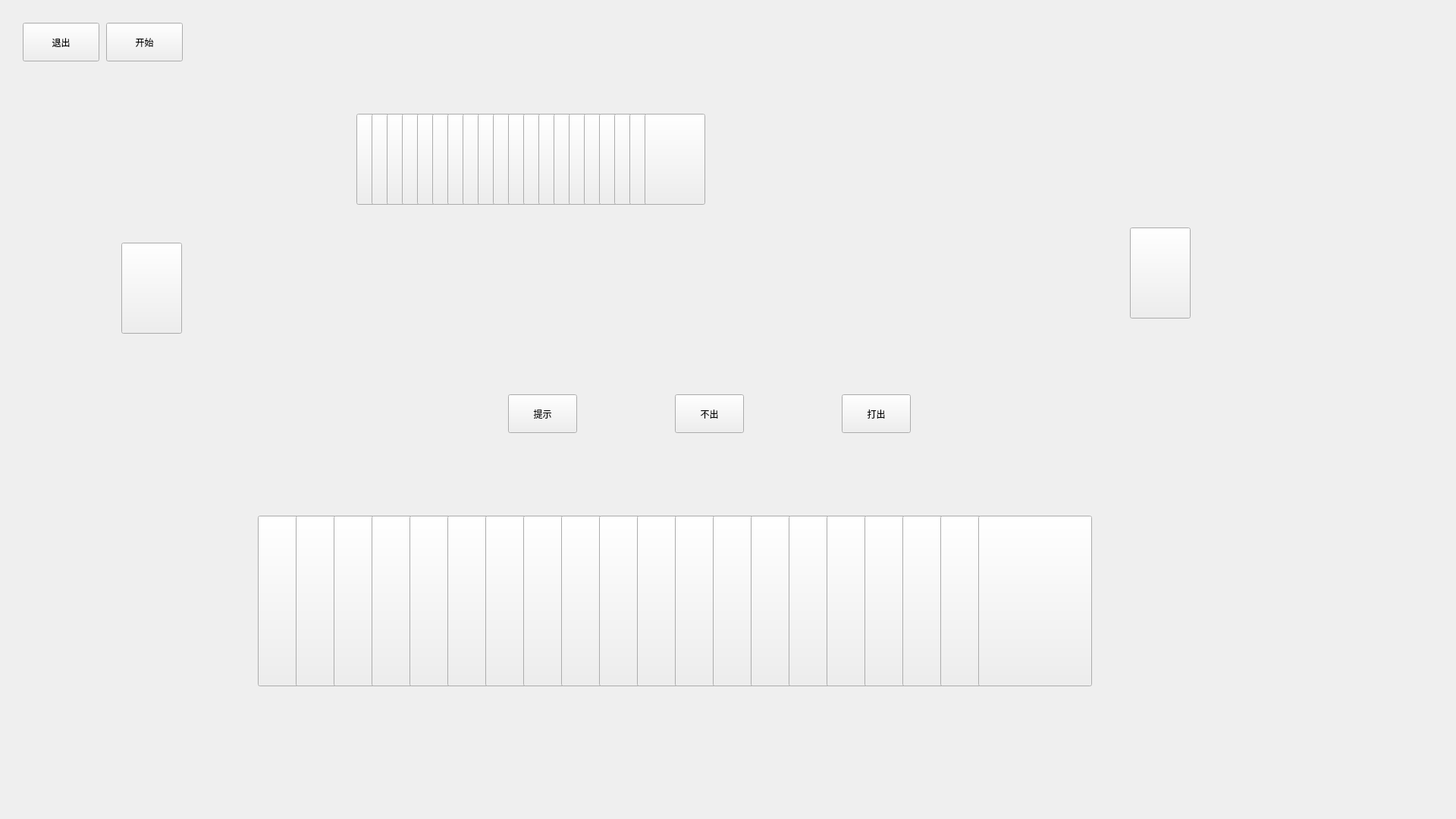
<?xml version="1.0" encoding="UTF-8"?>
<ui version="4.0">
 <class>play</class>
 <widget class="QWidget" name="play">
  <property name="geometry">
   <rect>
    <x>0</x>
    <y>0</y>
    <width>1920</width>
    <height>1080</height>
   </rect>
  </property>
  <property name="windowTitle">
   <string>Form</string>
  </property>
  <widget class="QPushButton" name="exit">
   <property name="geometry">
    <rect>
     <x>30</x>
     <y>30</y>
     <width>101</width>
     <height>51</height>
    </rect>
   </property>
   <property name="text">
    <string>退出</string>
   </property>
  </widget>
  <widget class="QPushButton" name="restart">
   <property name="geometry">
    <rect>
     <x>140</x>
     <y>30</y>
     <width>101</width>
     <height>51</height>
    </rect>
   </property>
   <property name="text">
    <string>开始</string>
   </property>
  </widget>
  <widget class="QPushButton" name="button_19">
   <property name="enabled">
    <bool>true</bool>
   </property>
   <property name="geometry">
    <rect>
     <x>340</x>
     <y>680</y>
     <width>150</width>
     <height>225</height>
    </rect>
   </property>
   <property name="cursor">
    <cursorShape>PointingHandCursor</cursorShape>
   </property>
   <property name="styleSheet">
    <string notr="true"/>
   </property>
   <property name="text">
    <string/>
   </property>
   <property name="iconSize">
    <size>
     <width>150</width>
     <height>225</height>
    </size>
   </property>
   <property name="autoDefault">
    <bool>false</bool>
   </property>
   <attribute name="buttonGroup">
    <string notr="true">cardsGroup</string>
   </attribute>
  </widget>
  <widget class="QPushButton" name="button_18">
   <property name="enabled">
    <bool>true</bool>
   </property>
   <property name="geometry">
    <rect>
     <x>390</x>
     <y>680</y>
     <width>150</width>
     <height>225</height>
    </rect>
   </property>
   <property name="cursor">
    <cursorShape>PointingHandCursor</cursorShape>
   </property>
   <property name="text">
    <string/>
   </property>
   <property name="iconSize">
    <size>
     <width>150</width>
     <height>225</height>
    </size>
   </property>
   <property name="autoDefault">
    <bool>false</bool>
   </property>
   <attribute name="buttonGroup">
    <string notr="true">cardsGroup</string>
   </attribute>
  </widget>
  <widget class="QPushButton" name="button_17">
   <property name="enabled">
    <bool>true</bool>
   </property>
   <property name="geometry">
    <rect>
     <x>440</x>
     <y>680</y>
     <width>150</width>
     <height>225</height>
    </rect>
   </property>
   <property name="cursor">
    <cursorShape>PointingHandCursor</cursorShape>
   </property>
   <property name="text">
    <string/>
   </property>
   <property name="iconSize">
    <size>
     <width>150</width>
     <height>225</height>
    </size>
   </property>
   <property name="autoDefault">
    <bool>false</bool>
   </property>
   <attribute name="buttonGroup">
    <string notr="true">cardsGroup</string>
   </attribute>
  </widget>
  <widget class="QPushButton" name="button_16">
   <property name="enabled">
    <bool>true</bool>
   </property>
   <property name="geometry">
    <rect>
     <x>490</x>
     <y>680</y>
     <width>150</width>
     <height>225</height>
    </rect>
   </property>
   <property name="cursor">
    <cursorShape>PointingHandCursor</cursorShape>
   </property>
   <property name="text">
    <string/>
   </property>
   <property name="iconSize">
    <size>
     <width>150</width>
     <height>225</height>
    </size>
   </property>
   <property name="autoDefault">
    <bool>false</bool>
   </property>
   <attribute name="buttonGroup">
    <string notr="true">cardsGroup</string>
   </attribute>
  </widget>
  <widget class="QPushButton" name="button_15">
   <property name="enabled">
    <bool>true</bool>
   </property>
   <property name="geometry">
    <rect>
     <x>540</x>
     <y>680</y>
     <width>150</width>
     <height>225</height>
    </rect>
   </property>
   <property name="cursor">
    <cursorShape>PointingHandCursor</cursorShape>
   </property>
   <property name="text">
    <string/>
   </property>
   <property name="iconSize">
    <size>
     <width>150</width>
     <height>225</height>
    </size>
   </property>
   <property name="autoDefault">
    <bool>false</bool>
   </property>
   <attribute name="buttonGroup">
    <string notr="true">cardsGroup</string>
   </attribute>
  </widget>
  <widget class="QPushButton" name="button_14">
   <property name="enabled">
    <bool>true</bool>
   </property>
   <property name="geometry">
    <rect>
     <x>590</x>
     <y>680</y>
     <width>150</width>
     <height>225</height>
    </rect>
   </property>
   <property name="cursor">
    <cursorShape>PointingHandCursor</cursorShape>
   </property>
   <property name="text">
    <string/>
   </property>
   <property name="iconSize">
    <size>
     <width>150</width>
     <height>225</height>
    </size>
   </property>
   <property name="autoDefault">
    <bool>false</bool>
   </property>
   <attribute name="buttonGroup">
    <string notr="true">cardsGroup</string>
   </attribute>
  </widget>
  <widget class="QPushButton" name="button_13">
   <property name="enabled">
    <bool>true</bool>
   </property>
   <property name="geometry">
    <rect>
     <x>640</x>
     <y>680</y>
     <width>150</width>
     <height>225</height>
    </rect>
   </property>
   <property name="cursor">
    <cursorShape>PointingHandCursor</cursorShape>
   </property>
   <property name="text">
    <string/>
   </property>
   <property name="iconSize">
    <size>
     <width>150</width>
     <height>225</height>
    </size>
   </property>
   <property name="autoDefault">
    <bool>false</bool>
   </property>
   <attribute name="buttonGroup">
    <string notr="true">cardsGroup</string>
   </attribute>
  </widget>
  <widget class="QPushButton" name="button_12">
   <property name="enabled">
    <bool>true</bool>
   </property>
   <property name="geometry">
    <rect>
     <x>690</x>
     <y>680</y>
     <width>150</width>
     <height>225</height>
    </rect>
   </property>
   <property name="cursor">
    <cursorShape>PointingHandCursor</cursorShape>
   </property>
   <property name="text">
    <string/>
   </property>
   <property name="iconSize">
    <size>
     <width>150</width>
     <height>225</height>
    </size>
   </property>
   <property name="autoDefault">
    <bool>false</bool>
   </property>
   <attribute name="buttonGroup">
    <string notr="true">cardsGroup</string>
   </attribute>
  </widget>
  <widget class="QPushButton" name="button_11">
   <property name="enabled">
    <bool>true</bool>
   </property>
   <property name="geometry">
    <rect>
     <x>740</x>
     <y>680</y>
     <width>150</width>
     <height>225</height>
    </rect>
   </property>
   <property name="cursor">
    <cursorShape>PointingHandCursor</cursorShape>
   </property>
   <property name="text">
    <string/>
   </property>
   <property name="iconSize">
    <size>
     <width>150</width>
     <height>225</height>
    </size>
   </property>
   <property name="autoDefault">
    <bool>false</bool>
   </property>
   <attribute name="buttonGroup">
    <string notr="true">cardsGroup</string>
   </attribute>
  </widget>
  <widget class="QPushButton" name="button_10">
   <property name="enabled">
    <bool>true</bool>
   </property>
   <property name="geometry">
    <rect>
     <x>790</x>
     <y>680</y>
     <width>150</width>
     <height>225</height>
    </rect>
   </property>
   <property name="cursor">
    <cursorShape>PointingHandCursor</cursorShape>
   </property>
   <property name="text">
    <string/>
   </property>
   <property name="iconSize">
    <size>
     <width>150</width>
     <height>225</height>
    </size>
   </property>
   <property name="autoDefault">
    <bool>false</bool>
   </property>
   <attribute name="buttonGroup">
    <string notr="true">cardsGroup</string>
   </attribute>
  </widget>
  <widget class="QPushButton" name="button_9">
   <property name="enabled">
    <bool>true</bool>
   </property>
   <property name="geometry">
    <rect>
     <x>840</x>
     <y>680</y>
     <width>150</width>
     <height>225</height>
    </rect>
   </property>
   <property name="cursor">
    <cursorShape>PointingHandCursor</cursorShape>
   </property>
   <property name="text">
    <string/>
   </property>
   <property name="iconSize">
    <size>
     <width>150</width>
     <height>225</height>
    </size>
   </property>
   <property name="autoDefault">
    <bool>false</bool>
   </property>
   <attribute name="buttonGroup">
    <string notr="true">cardsGroup</string>
   </attribute>
  </widget>
  <widget class="QPushButton" name="button_8">
   <property name="enabled">
    <bool>true</bool>
   </property>
   <property name="geometry">
    <rect>
     <x>890</x>
     <y>680</y>
     <width>150</width>
     <height>225</height>
    </rect>
   </property>
   <property name="cursor">
    <cursorShape>PointingHandCursor</cursorShape>
   </property>
   <property name="text">
    <string/>
   </property>
   <property name="iconSize">
    <size>
     <width>150</width>
     <height>225</height>
    </size>
   </property>
   <property name="autoDefault">
    <bool>false</bool>
   </property>
   <attribute name="buttonGroup">
    <string notr="true">cardsGroup</string>
   </attribute>
  </widget>
  <widget class="QPushButton" name="button_7">
   <property name="enabled">
    <bool>true</bool>
   </property>
   <property name="geometry">
    <rect>
     <x>940</x>
     <y>680</y>
     <width>150</width>
     <height>225</height>
    </rect>
   </property>
   <property name="cursor">
    <cursorShape>PointingHandCursor</cursorShape>
   </property>
   <property name="text">
    <string/>
   </property>
   <property name="iconSize">
    <size>
     <width>150</width>
     <height>225</height>
    </size>
   </property>
   <property name="autoDefault">
    <bool>false</bool>
   </property>
   <attribute name="buttonGroup">
    <string notr="true">cardsGroup</string>
   </attribute>
  </widget>
  <widget class="QPushButton" name="button_6">
   <property name="enabled">
    <bool>true</bool>
   </property>
   <property name="geometry">
    <rect>
     <x>990</x>
     <y>680</y>
     <width>150</width>
     <height>225</height>
    </rect>
   </property>
   <property name="cursor">
    <cursorShape>PointingHandCursor</cursorShape>
   </property>
   <property name="text">
    <string/>
   </property>
   <property name="iconSize">
    <size>
     <width>150</width>
     <height>225</height>
    </size>
   </property>
   <property name="autoDefault">
    <bool>false</bool>
   </property>
   <attribute name="buttonGroup">
    <string notr="true">cardsGroup</string>
   </attribute>
  </widget>
  <widget class="QPushButton" name="button_5">
   <property name="enabled">
    <bool>true</bool>
   </property>
   <property name="geometry">
    <rect>
     <x>1040</x>
     <y>680</y>
     <width>150</width>
     <height>225</height>
    </rect>
   </property>
   <property name="cursor">
    <cursorShape>PointingHandCursor</cursorShape>
   </property>
   <property name="text">
    <string/>
   </property>
   <property name="iconSize">
    <size>
     <width>150</width>
     <height>225</height>
    </size>
   </property>
   <property name="autoDefault">
    <bool>false</bool>
   </property>
   <attribute name="buttonGroup">
    <string notr="true">cardsGroup</string>
   </attribute>
  </widget>
  <widget class="QPushButton" name="button_4">
   <property name="enabled">
    <bool>true</bool>
   </property>
   <property name="geometry">
    <rect>
     <x>1090</x>
     <y>680</y>
     <width>150</width>
     <height>225</height>
    </rect>
   </property>
   <property name="cursor">
    <cursorShape>PointingHandCursor</cursorShape>
   </property>
   <property name="text">
    <string/>
   </property>
   <property name="iconSize">
    <size>
     <width>150</width>
     <height>225</height>
    </size>
   </property>
   <property name="autoDefault">
    <bool>false</bool>
   </property>
   <attribute name="buttonGroup">
    <string notr="true">cardsGroup</string>
   </attribute>
  </widget>
  <widget class="QPushButton" name="button_3">
   <property name="enabled">
    <bool>true</bool>
   </property>
   <property name="geometry">
    <rect>
     <x>1140</x>
     <y>680</y>
     <width>150</width>
     <height>225</height>
    </rect>
   </property>
   <property name="cursor">
    <cursorShape>PointingHandCursor</cursorShape>
   </property>
   <property name="text">
    <string/>
   </property>
   <property name="iconSize">
    <size>
     <width>150</width>
     <height>225</height>
    </size>
   </property>
   <property name="autoDefault">
    <bool>false</bool>
   </property>
   <attribute name="buttonGroup">
    <string notr="true">cardsGroup</string>
   </attribute>
  </widget>
  <widget class="QPushButton" name="button_2">
   <property name="enabled">
    <bool>true</bool>
   </property>
   <property name="geometry">
    <rect>
     <x>1190</x>
     <y>680</y>
     <width>150</width>
     <height>225</height>
    </rect>
   </property>
   <property name="cursor">
    <cursorShape>PointingHandCursor</cursorShape>
   </property>
   <property name="text">
    <string/>
   </property>
   <property name="iconSize">
    <size>
     <width>150</width>
     <height>225</height>
    </size>
   </property>
   <property name="autoDefault">
    <bool>false</bool>
   </property>
   <attribute name="buttonGroup">
    <string notr="true">cardsGroup</string>
   </attribute>
  </widget>
  <widget class="QPushButton" name="button_1">
   <property name="enabled">
    <bool>true</bool>
   </property>
   <property name="geometry">
    <rect>
     <x>1240</x>
     <y>680</y>
     <width>150</width>
     <height>225</height>
    </rect>
   </property>
   <property name="cursor">
    <cursorShape>PointingHandCursor</cursorShape>
   </property>
   <property name="text">
    <string/>
   </property>
   <property name="iconSize">
    <size>
     <width>150</width>
     <height>225</height>
    </size>
   </property>
   <property name="autoDefault">
    <bool>false</bool>
   </property>
   <attribute name="buttonGroup">
    <string notr="true">cardsGroup</string>
   </attribute>
  </widget>
  <widget class="QPushButton" name="button_0">
   <property name="enabled">
    <bool>true</bool>
   </property>
   <property name="geometry">
    <rect>
     <x>1290</x>
     <y>680</y>
     <width>150</width>
     <height>225</height>
    </rect>
   </property>
   <property name="cursor">
    <cursorShape>PointingHandCursor</cursorShape>
   </property>
   <property name="layoutDirection">
    <enum>Qt::LeftToRight</enum>
   </property>
   <property name="autoFillBackground">
    <bool>false</bool>
   </property>
   <property name="text">
    <string/>
   </property>
   <property name="iconSize">
    <size>
     <width>150</width>
     <height>225</height>
    </size>
   </property>
   <property name="checkable">
    <bool>false</bool>
   </property>
   <property name="autoDefault">
    <bool>false</bool>
   </property>
   <attribute name="buttonGroup">
    <string notr="true">cardsGroup</string>
   </attribute>
  </widget>
  <widget class="QPushButton" name="deal">
   <property name="geometry">
    <rect>
     <x>1110</x>
     <y>520</y>
     <width>91</width>
     <height>51</height>
    </rect>
   </property>
   <property name="text">
    <string>打出</string>
   </property>
  </widget>
  <widget class="QPushButton" name="prompt">
   <property name="geometry">
    <rect>
     <x>670</x>
     <y>520</y>
     <width>91</width>
     <height>51</height>
    </rect>
   </property>
   <property name="text">
    <string>提示</string>
   </property>
  </widget>
  <widget class="QPushButton" name="button_20">
   <property name="enabled">
    <bool>true</bool>
   </property>
   <property name="geometry">
    <rect>
     <x>470</x>
     <y>150</y>
     <width>80</width>
     <height>120</height>
    </rect>
   </property>
   <property name="cursor">
    <cursorShape>PointingHandCursor</cursorShape>
   </property>
   <property name="text">
    <string/>
   </property>
   <property name="iconSize">
    <size>
     <width>80</width>
     <height>120</height>
    </size>
   </property>
   <property name="autoDefault">
    <bool>false</bool>
   </property>
  </widget>
  <widget class="QPushButton" name="button_21">
   <property name="enabled">
    <bool>true</bool>
   </property>
   <property name="geometry">
    <rect>
     <x>490</x>
     <y>150</y>
     <width>80</width>
     <height>120</height>
    </rect>
   </property>
   <property name="cursor">
    <cursorShape>PointingHandCursor</cursorShape>
   </property>
   <property name="text">
    <string/>
   </property>
   <property name="iconSize">
    <size>
     <width>80</width>
     <height>120</height>
    </size>
   </property>
   <property name="autoDefault">
    <bool>false</bool>
   </property>
  </widget>
  <widget class="QPushButton" name="button_22">
   <property name="enabled">
    <bool>true</bool>
   </property>
   <property name="geometry">
    <rect>
     <x>510</x>
     <y>150</y>
     <width>80</width>
     <height>120</height>
    </rect>
   </property>
   <property name="cursor">
    <cursorShape>PointingHandCursor</cursorShape>
   </property>
   <property name="text">
    <string/>
   </property>
   <property name="iconSize">
    <size>
     <width>80</width>
     <height>120</height>
    </size>
   </property>
   <property name="autoDefault">
    <bool>false</bool>
   </property>
  </widget>
  <widget class="QPushButton" name="button_23">
   <property name="enabled">
    <bool>true</bool>
   </property>
   <property name="geometry">
    <rect>
     <x>530</x>
     <y>150</y>
     <width>80</width>
     <height>120</height>
    </rect>
   </property>
   <property name="cursor">
    <cursorShape>PointingHandCursor</cursorShape>
   </property>
   <property name="text">
    <string/>
   </property>
   <property name="iconSize">
    <size>
     <width>80</width>
     <height>120</height>
    </size>
   </property>
   <property name="autoDefault">
    <bool>false</bool>
   </property>
  </widget>
  <widget class="QPushButton" name="button_24">
   <property name="enabled">
    <bool>true</bool>
   </property>
   <property name="geometry">
    <rect>
     <x>550</x>
     <y>150</y>
     <width>80</width>
     <height>120</height>
    </rect>
   </property>
   <property name="cursor">
    <cursorShape>PointingHandCursor</cursorShape>
   </property>
   <property name="text">
    <string/>
   </property>
   <property name="iconSize">
    <size>
     <width>80</width>
     <height>120</height>
    </size>
   </property>
   <property name="autoDefault">
    <bool>false</bool>
   </property>
  </widget>
  <widget class="QPushButton" name="button_25">
   <property name="enabled">
    <bool>true</bool>
   </property>
   <property name="geometry">
    <rect>
     <x>570</x>
     <y>150</y>
     <width>80</width>
     <height>120</height>
    </rect>
   </property>
   <property name="cursor">
    <cursorShape>PointingHandCursor</cursorShape>
   </property>
   <property name="text">
    <string/>
   </property>
   <property name="iconSize">
    <size>
     <width>80</width>
     <height>120</height>
    </size>
   </property>
   <property name="autoDefault">
    <bool>false</bool>
   </property>
  </widget>
  <widget class="QPushButton" name="button_26">
   <property name="enabled">
    <bool>true</bool>
   </property>
   <property name="geometry">
    <rect>
     <x>590</x>
     <y>150</y>
     <width>80</width>
     <height>120</height>
    </rect>
   </property>
   <property name="cursor">
    <cursorShape>PointingHandCursor</cursorShape>
   </property>
   <property name="text">
    <string/>
   </property>
   <property name="iconSize">
    <size>
     <width>80</width>
     <height>120</height>
    </size>
   </property>
   <property name="autoDefault">
    <bool>false</bool>
   </property>
  </widget>
  <widget class="QPushButton" name="button_27">
   <property name="enabled">
    <bool>true</bool>
   </property>
   <property name="geometry">
    <rect>
     <x>610</x>
     <y>150</y>
     <width>80</width>
     <height>120</height>
    </rect>
   </property>
   <property name="cursor">
    <cursorShape>PointingHandCursor</cursorShape>
   </property>
   <property name="text">
    <string/>
   </property>
   <property name="iconSize">
    <size>
     <width>80</width>
     <height>120</height>
    </size>
   </property>
   <property name="autoDefault">
    <bool>false</bool>
   </property>
  </widget>
  <widget class="QPushButton" name="button_28">
   <property name="enabled">
    <bool>true</bool>
   </property>
   <property name="geometry">
    <rect>
     <x>630</x>
     <y>150</y>
     <width>80</width>
     <height>120</height>
    </rect>
   </property>
   <property name="cursor">
    <cursorShape>PointingHandCursor</cursorShape>
   </property>
   <property name="text">
    <string/>
   </property>
   <property name="iconSize">
    <size>
     <width>80</width>
     <height>120</height>
    </size>
   </property>
   <property name="autoDefault">
    <bool>false</bool>
   </property>
  </widget>
  <widget class="QPushButton" name="button_29">
   <property name="enabled">
    <bool>true</bool>
   </property>
   <property name="geometry">
    <rect>
     <x>650</x>
     <y>150</y>
     <width>80</width>
     <height>120</height>
    </rect>
   </property>
   <property name="maximumSize">
    <size>
     <width>106</width>
     <height>150</height>
    </size>
   </property>
   <property name="cursor">
    <cursorShape>PointingHandCursor</cursorShape>
   </property>
   <property name="layoutDirection">
    <enum>Qt::LeftToRight</enum>
   </property>
   <property name="autoFillBackground">
    <bool>false</bool>
   </property>
   <property name="text">
    <string/>
   </property>
   <property name="iconSize">
    <size>
     <width>80</width>
     <height>120</height>
    </size>
   </property>
   <property name="checkable">
    <bool>false</bool>
   </property>
   <property name="autoDefault">
    <bool>false</bool>
   </property>
  </widget>
  <widget class="QPushButton" name="button_30">
   <property name="enabled">
    <bool>true</bool>
   </property>
   <property name="geometry">
    <rect>
     <x>670</x>
     <y>150</y>
     <width>80</width>
     <height>120</height>
    </rect>
   </property>
   <property name="cursor">
    <cursorShape>PointingHandCursor</cursorShape>
   </property>
   <property name="styleSheet">
    <string notr="true"/>
   </property>
   <property name="text">
    <string/>
   </property>
   <property name="iconSize">
    <size>
     <width>80</width>
     <height>120</height>
    </size>
   </property>
   <property name="autoDefault">
    <bool>false</bool>
   </property>
  </widget>
  <widget class="QPushButton" name="button_31">
   <property name="enabled">
    <bool>true</bool>
   </property>
   <property name="geometry">
    <rect>
     <x>690</x>
     <y>150</y>
     <width>80</width>
     <height>120</height>
    </rect>
   </property>
   <property name="cursor">
    <cursorShape>PointingHandCursor</cursorShape>
   </property>
   <property name="text">
    <string/>
   </property>
   <property name="iconSize">
    <size>
     <width>80</width>
     <height>120</height>
    </size>
   </property>
   <property name="autoDefault">
    <bool>false</bool>
   </property>
  </widget>
  <widget class="QPushButton" name="button_32">
   <property name="enabled">
    <bool>true</bool>
   </property>
   <property name="geometry">
    <rect>
     <x>710</x>
     <y>150</y>
     <width>80</width>
     <height>120</height>
    </rect>
   </property>
   <property name="cursor">
    <cursorShape>PointingHandCursor</cursorShape>
   </property>
   <property name="text">
    <string/>
   </property>
   <property name="iconSize">
    <size>
     <width>80</width>
     <height>120</height>
    </size>
   </property>
   <property name="autoDefault">
    <bool>false</bool>
   </property>
  </widget>
  <widget class="QPushButton" name="button_33">
   <property name="enabled">
    <bool>true</bool>
   </property>
   <property name="geometry">
    <rect>
     <x>730</x>
     <y>150</y>
     <width>80</width>
     <height>120</height>
    </rect>
   </property>
   <property name="cursor">
    <cursorShape>PointingHandCursor</cursorShape>
   </property>
   <property name="text">
    <string/>
   </property>
   <property name="iconSize">
    <size>
     <width>80</width>
     <height>120</height>
    </size>
   </property>
   <property name="autoDefault">
    <bool>false</bool>
   </property>
  </widget>
  <widget class="QPushButton" name="button_34">
   <property name="enabled">
    <bool>true</bool>
   </property>
   <property name="geometry">
    <rect>
     <x>750</x>
     <y>150</y>
     <width>80</width>
     <height>120</height>
    </rect>
   </property>
   <property name="cursor">
    <cursorShape>PointingHandCursor</cursorShape>
   </property>
   <property name="text">
    <string/>
   </property>
   <property name="iconSize">
    <size>
     <width>80</width>
     <height>120</height>
    </size>
   </property>
   <property name="autoDefault">
    <bool>false</bool>
   </property>
  </widget>
  <widget class="QPushButton" name="button_35">
   <property name="enabled">
    <bool>true</bool>
   </property>
   <property name="geometry">
    <rect>
     <x>770</x>
     <y>150</y>
     <width>80</width>
     <height>120</height>
    </rect>
   </property>
   <property name="cursor">
    <cursorShape>PointingHandCursor</cursorShape>
   </property>
   <property name="text">
    <string/>
   </property>
   <property name="iconSize">
    <size>
     <width>80</width>
     <height>120</height>
    </size>
   </property>
   <property name="autoDefault">
    <bool>false</bool>
   </property>
  </widget>
  <widget class="QPushButton" name="button_36">
   <property name="enabled">
    <bool>true</bool>
   </property>
   <property name="geometry">
    <rect>
     <x>790</x>
     <y>150</y>
     <width>80</width>
     <height>120</height>
    </rect>
   </property>
   <property name="cursor">
    <cursorShape>PointingHandCursor</cursorShape>
   </property>
   <property name="text">
    <string/>
   </property>
   <property name="iconSize">
    <size>
     <width>80</width>
     <height>120</height>
    </size>
   </property>
   <property name="autoDefault">
    <bool>false</bool>
   </property>
  </widget>
  <widget class="QPushButton" name="button_37">
   <property name="enabled">
    <bool>true</bool>
   </property>
   <property name="geometry">
    <rect>
     <x>810</x>
     <y>150</y>
     <width>80</width>
     <height>120</height>
    </rect>
   </property>
   <property name="cursor">
    <cursorShape>PointingHandCursor</cursorShape>
   </property>
   <property name="text">
    <string/>
   </property>
   <property name="iconSize">
    <size>
     <width>80</width>
     <height>120</height>
    </size>
   </property>
   <property name="autoDefault">
    <bool>false</bool>
   </property>
  </widget>
  <widget class="QPushButton" name="button_38">
   <property name="enabled">
    <bool>true</bool>
   </property>
   <property name="geometry">
    <rect>
     <x>830</x>
     <y>150</y>
     <width>80</width>
     <height>120</height>
    </rect>
   </property>
   <property name="cursor">
    <cursorShape>PointingHandCursor</cursorShape>
   </property>
   <property name="text">
    <string/>
   </property>
   <property name="iconSize">
    <size>
     <width>80</width>
     <height>120</height>
    </size>
   </property>
   <property name="autoDefault">
    <bool>false</bool>
   </property>
  </widget>
  <widget class="QPushButton" name="button_39">
   <property name="enabled">
    <bool>true</bool>
   </property>
   <property name="geometry">
    <rect>
     <x>850</x>
     <y>150</y>
     <width>80</width>
     <height>120</height>
    </rect>
   </property>
   <property name="cursor">
    <cursorShape>PointingHandCursor</cursorShape>
   </property>
   <property name="text">
    <string/>
   </property>
   <property name="iconSize">
    <size>
     <width>80</width>
     <height>120</height>
    </size>
   </property>
   <property name="autoDefault">
    <bool>false</bool>
   </property>
  </widget>
  <widget class="QLabel" name="label_remind">
   <property name="geometry">
    <rect>
     <x>780</x>
     <y>600</y>
     <width>321</width>
     <height>41</height>
    </rect>
   </property>
   <property name="font">
    <font>
     <family>Arial</family>
     <pointsize>20</pointsize>
    </font>
   </property>
   <property name="text">
    <string/>
   </property>
  </widget>
  <widget class="QPushButton" name="pushButton">
   <property name="geometry">
    <rect>
     <x>890</x>
     <y>520</y>
     <width>91</width>
     <height>51</height>
    </rect>
   </property>
   <property name="text">
    <string>不出</string>
   </property>
  </widget>
  <widget class="QPushButton" name="computer_1">
   <property name="enabled">
    <bool>true</bool>
   </property>
   <property name="geometry">
    <rect>
     <x>160</x>
     <y>320</y>
     <width>80</width>
     <height>120</height>
    </rect>
   </property>
   <property name="font">
    <font>
     <pointsize>40</pointsize>
     <weight>75</weight>
     <bold>true</bold>
    </font>
   </property>
   <property name="cursor">
    <cursorShape>PointingHandCursor</cursorShape>
   </property>
   <property name="text">
    <string/>
   </property>
   <property name="iconSize">
    <size>
     <width>80</width>
     <height>120</height>
    </size>
   </property>
   <property name="autoDefault">
    <bool>false</bool>
   </property>
  </widget>
  <widget class="QPushButton" name="computer_2">
   <property name="enabled">
    <bool>true</bool>
   </property>
   <property name="geometry">
    <rect>
     <x>1490</x>
     <y>300</y>
     <width>80</width>
     <height>120</height>
    </rect>
   </property>
   <property name="font">
    <font>
     <pointsize>40</pointsize>
     <weight>75</weight>
     <bold>true</bold>
    </font>
   </property>
   <property name="cursor">
    <cursorShape>PointingHandCursor</cursorShape>
   </property>
   <property name="text">
    <string/>
   </property>
   <property name="iconSize">
    <size>
     <width>80</width>
     <height>120</height>
    </size>
   </property>
   <property name="autoDefault">
    <bool>false</bool>
   </property>
  </widget>
  <widget class="QLabel" name="com_remind2">
   <property name="geometry">
    <rect>
     <x>240</x>
     <y>240</y>
     <width>81</width>
     <height>41</height>
    </rect>
   </property>
   <property name="font">
    <font>
     <pointsize>12</pointsize>
    </font>
   </property>
   <property name="text">
    <string/>
   </property>
  </widget>
  <widget class="QLabel" name="com_remind1">
   <property name="geometry">
    <rect>
     <x>1370</x>
     <y>230</y>
     <width>81</width>
     <height>41</height>
    </rect>
   </property>
   <property name="font">
    <font>
     <pointsize>12</pointsize>
    </font>
   </property>
   <property name="text">
    <string/>
   </property>
  </widget>
 </widget>
 <resources/>
 <connections/>
 <buttongroups>
  <buttongroup name="cardsGroup"/>
 </buttongroups>
</ui>
